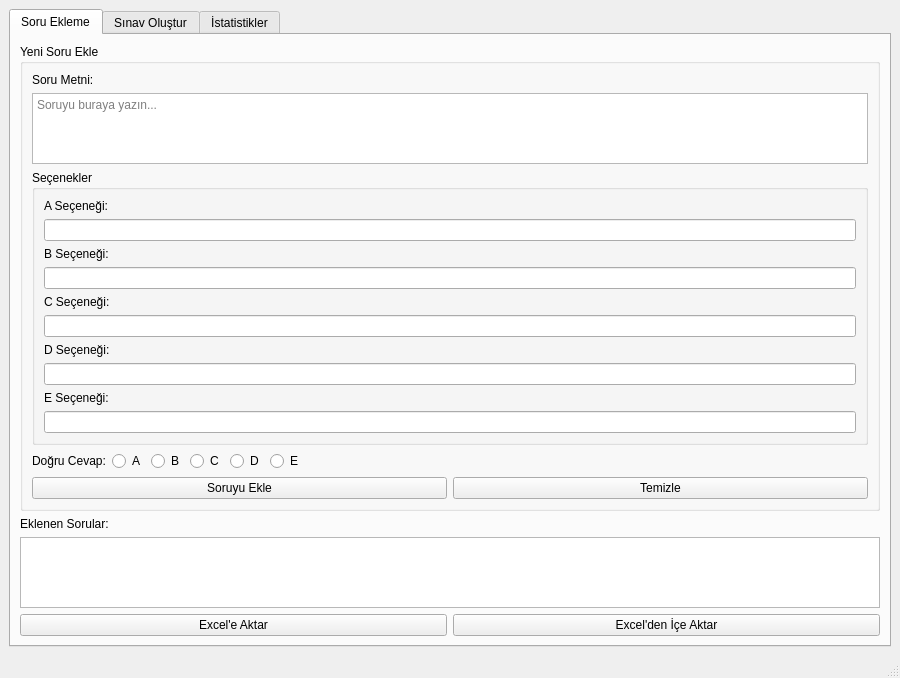
<?xml version="1.0" encoding="UTF-8"?>
<ui version="4.0">
 <class>MainWindow</class>
 <widget class="QMainWindow" name="MainWindow">
  <property name="geometry">
   <rect>
    <x>0</x>
    <y>0</y>
    <width>900</width>
    <height>600</height>
   </rect>
  </property>
  <property name="windowTitle">
   <string>Öğrenci Sınav Sistemi v2.0</string>
  </property>
  <widget class="QWidget" name="centralwidget">
   <layout class="QVBoxLayout" name="main_layout">
    <item>
     <widget class="QTabWidget" name="tabs">
      <widget class="QWidget" name="question_tab">
       <attribute name="title">
        <string>Soru Ekleme</string>
       </attribute>
       <layout class="QVBoxLayout" name="verticalLayout_3">
        <item>
         <widget class="QGroupBox" name="question_group">
          <property name="title">
           <string>Yeni Soru Ekle</string>
          </property>
          <layout class="QVBoxLayout" name="verticalLayout">
           <item>
            <widget class="QLabel" name="label">
             <property name="text">
              <string>Soru Metni:</string>
             </property>
            </widget>
           </item>
           <item>
            <widget class="QTextEdit" name="question_text">
             <property name="placeholderText">
              <string>Soruyu buraya yazın...</string>
             </property>
            </widget>
           </item>
           <item>
            <widget class="QGroupBox" name="options_group">
             <property name="title">
              <string>Seçenekler</string>
             </property>
             <layout class="QVBoxLayout" name="verticalLayout_2">
              <item>
               <widget class="QLabel" name="label_2">
                <property name="text">
                 <string>A Seçeneği:</string>
                </property>
               </widget>
              </item>
              <item>
               <widget class="QLineEdit" name="option_a"/>
              </item>
              <item>
               <widget class="QLabel" name="label_3">
                <property name="text">
                 <string>B Seçeneği:</string>
                </property>
               </widget>
              </item>
              <item>
               <widget class="QLineEdit" name="option_b"/>
              </item>
              <item>
               <widget class="QLabel" name="label_4">
                <property name="text">
                 <string>C Seçeneği:</string>
                </property>
               </widget>
              </item>
              <item>
               <widget class="QLineEdit" name="option_c"/>
              </item>
              <item>
               <widget class="QLabel" name="label_5">
                <property name="text">
                 <string>D Seçeneği:</string>
                </property>
               </widget>
              </item>
              <item>
               <widget class="QLineEdit" name="option_d"/>
              </item>
              <item>
               <widget class="QLabel" name="label_6">
                <property name="text">
                 <string>E Seçeneği:</string>
                </property>
               </widget>
              </item>
              <item>
               <widget class="QLineEdit" name="option_e"/>
              </item>
             </layout>
            </widget>
           </item>
           <item>
            <layout class="QHBoxLayout" name="horizontalLayout">
             <item>
              <widget class="QLabel" name="label_7">
               <property name="text">
                <string>Doğru Cevap:</string>
               </property>
              </widget>
             </item>
             <item>
              <widget class="QRadioButton" name="radio_a">
               <property name="text">
                <string>A</string>
               </property>
              </widget>
             </item>
             <item>
              <widget class="QRadioButton" name="radio_b">
               <property name="text">
                <string>B</string>
               </property>
              </widget>
             </item>
             <item>
              <widget class="QRadioButton" name="radio_c">
               <property name="text">
                <string>C</string>
               </property>
              </widget>
             </item>
             <item>
              <widget class="QRadioButton" name="radio_d">
               <property name="text">
                <string>D</string>
               </property>
              </widget>
             </item>
             <item>
              <widget class="QRadioButton" name="radio_e">
               <property name="text">
                <string>E</string>
               </property>
              </widget>
             </item>
             <item>
              <spacer name="horizontalSpacer">
               <property name="orientation">
                <enum>Qt::Horizontal</enum>
               </property>
               <property name="sizeHint">
                <size>
                 <width>40</width>
                 <height>20</height>
                </size>
               </property>
              </spacer>
             </item>
            </layout>
           </item>
           <item>
            <layout class="QHBoxLayout" name="horizontalLayout_2">
             <item>
              <widget class="QPushButton" name="add_btn">
               <property name="text">
                <string>Soruyu Ekle</string>
               </property>
              </widget>
             </item>
             <item>
              <widget class="QPushButton" name="clear_btn">
               <property name="text">
                <string>Temizle</string>
               </property>
              </widget>
             </item>
            </layout>
           </item>
          </layout>
         </widget>
        </item>
        <item>
         <widget class="QLabel" name="label_8">
          <property name="text">
           <string>Eklenen Sorular:</string>
          </property>
         </widget>
        </item>
        <item>
         <widget class="QListWidget" name="question_list"/>
        </item>
        <item>
         <layout class="QHBoxLayout" name="horizontalLayout_3">
          <item>
           <widget class="QPushButton" name="export_btn">
            <property name="text">
             <string>Excel'e Aktar</string>
            </property>
           </widget>
          </item>
          <item>
           <widget class="QPushButton" name="import_btn">
            <property name="text">
             <string>Excel'den İçe Aktar</string>
            </property>
           </widget>
          </item>
         </layout>
        </item>
       </layout>
      </widget>
      <widget class="QWidget" name="exam_tab">
       <attribute name="title">
        <string>Sınav Oluştur</string>
       </attribute>
       <layout class="QVBoxLayout" name="verticalLayout_6">
        <item>
         <layout class="QHBoxLayout" name="horizontalLayout_4">
          <item>
           <widget class="QPushButton" name="load_btn">
            <property name="text">
             <string>Soru Yükle</string>
            </property>
           </widget>
          </item>
          <item>
           <widget class="QPushButton" name="print_btn">
            <property name="text">
             <string>PDF Oluştur</string>
            </property>
           </widget>
          </item>
         </layout>
        </item>
        <item>
         <widget class="QGroupBox" name="settings_group">
          <property name="title">
           <string>Sınav Ayarları</string>
          </property>
          <layout class="QHBoxLayout" name="horizontalLayout_5">
           <item>
            <widget class="QLabel" name="label_9">
             <property name="text">
              <string>Başlık:</string>
             </property>
            </widget>
           </item>
           <item>
            <widget class="QLineEdit" name="exam_title">
             <property name="placeholderText">
              <string>Sınav Başlığı</string>
             </property>
            </widget>
           </item>
           <item>
            <widget class="QLabel" name="label_10">
             <property name="text">
              <string>Tarih:</string>
             </property>
            </widget>
           </item>
           <item>
            <widget class="QLineEdit" name="exam_date">
             <property name="placeholderText">
              <string>Sınav Tarihi</string>
             </property>
            </widget>
           </item>
          </layout>
         </widget>
        </item>
        <item>
         <widget class="QTableWidget" name="question_table"/>
        </item>
       </layout>
      </widget>
      <widget class="QWidget" name="stats_tab">
       <attribute name="title">
        <string>İstatistikler</string>
       </attribute>
       <layout class="QVBoxLayout" name="verticalLayout_5">
        <item>
         <widget class="QLabel" name="stats_label">
          <property name="font">
           <font>
            <family>Arial</family>
            <pointsize>14</pointsize>
            <weight>75</weight>
            <bold>true</bold>
           </font>
          </property>
          <property name="text">
           <string>Sistem İstatistikleri</string>
          </property>
          <property name="alignment">
           <set>Qt::AlignCenter</set>
          </property>
         </widget>
        </item>
        <item>
         <widget class="QLabel" name="stats_info">
          <property name="text">
           <string>Toplam Soru Sayısı: 0
Oluşturulan Sınav Sayısı: 0
En Çok Kullanılan Soru Tipi: -</string>
          </property>
          <property name="alignment">
           <set>Qt::AlignLeft</set>
          </property>
         </widget>
        </item>
        <item>
         <widget class="QLabel" name="graph_label">
          <property name="text">
           <string>Soru Dağılım Grafiği (Simülasyon)</string>
          </property>
          <property name="alignment">
           <set>Qt::AlignCenter</set>
          </property>
          <property name="styleSheet">
           <string notr="true">background-color: #e0e0e0; padding: 50px;</string>
          </property>
         </widget>
        </item>
        <item>
         <spacer name="verticalSpacer">
          <property name="orientation">
           <enum>Qt::Vertical</enum>
          </property>
          <property name="sizeHint">
           <size>
            <width>20</width>
            <height>40</height>
           </size>
          </property>
         </spacer>
        </item>
       </layout>
      </widget>
     </widget>
    </item>
   </layout>
  </widget>
  <widget class="QStatusBar" name="statusbar"/>
 </widget>
 <resources/>
 <connections/>
</ui>
